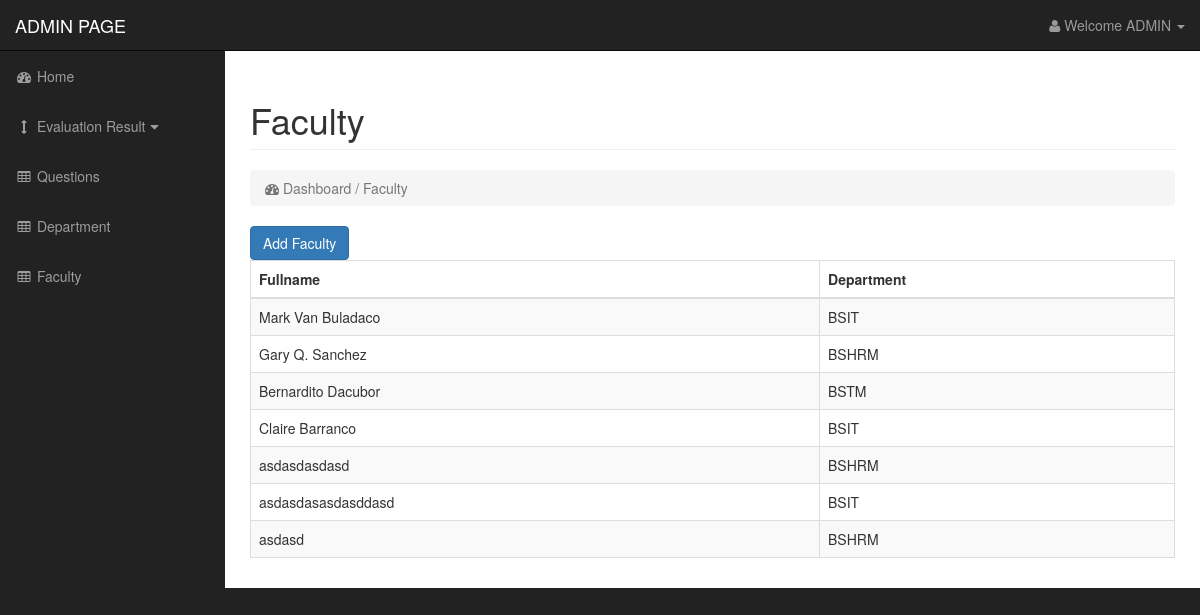
Page /faculty.php (signed in) on the committed database.
### tables this page shows
CREATE TABLE IF NOT EXISTS `faculty` (
  `F_ID` int(11) NOT NULL,
  `F_Fullname` varchar(50) NOT NULL,
  `Dept_Name` varchar(20) NOT NULL
);

### faculty.php (the view, shortened to what this page needs)
<?php
if ($_SESSION['isAdminLoggedIn'] === true)
{
	include("header.php");
	include("navigation.php");
?>
	<div id="page-wrapper">
		<div class="container-fluid">
			<div class="row">
				<div class="col-lg-12">
					<h1 class="page-header">Faculty</h1>
					<ol class="breadcrumb">
						<li class="active">
							<i class="fa fa-dashboard"></i> Dashboard / Faculty
						</li>
					</ol>
				</div>
			</div>
			<div class="row">
				<div class="col-lg-12">
					<ul class="option-list">
						<li><input type="button" value="Add Faculty" class="btn btn-primary" id="btnAddFaculty" /></li>
					</ul>
				</div>
			</div>
			<div class="row">
				<div class="col-lg-12">
					<div class="table-responsive">
						<table class="table table-bordered table-hover table-striped">
							<thead>
								<tr>
									<th>Fullname</th>
									<th>Department</th>
								</tr>
							</thead>
							<tbody>
								<?php
									$query = mysql_query("SELECT * FROM faculty");
									while($row = mysql_fetch_array($query))
									{
								?>
									<tr>
										<td><?php echo $row['F_Fullname']; ?></td>
										<td><?php echo $row['Dept_Name']; ?></td>
									</tr>
								<?php } ?>
							</tbody>
						</table>
					</div>
				</div>
			</div>
		</div>
	</div>
<?php
	include("footer.php");
}
else
{
	header("location: index.php");
}?>

### css/customcss.css (style rules this page uses)
ul.option-list { padding: 0; margin: 0; }
ul.option-list li { list-style-type: none; float: left; margin-right: 10px; }

### css/sb-admin.css (style rules this page uses)
body { margin-top: 100px; background-color: #222; }
@media (min-width:768px) { body { margin-top: 50px; } }
#page-wrapper { width: 100%; padding: 0; background-color: #fff; }
@media (min-width:768px) { #page-wrapper { padding: 10px; } }

### rows in the picture
faculty: F_Fullname "Mark Van Buladaco", Dept_Name "BSIT"
faculty: F_Fullname "Gary Q. Sanchez", Dept_Name "BSHRM"
faculty: F_Fullname "Bernardito Dacubor", Dept_Name "BSTM"
faculty: F_Fullname "Claire Barranco", Dept_Name "BSIT"
faculty: F_Fullname "asdasdasdasd", Dept_Name "BSHRM"
faculty: F_Fullname "asdasdasasdasddasd", Dept_Name "BSIT"
faculty: F_Fullname "asdasd", Dept_Name "BSHRM"
